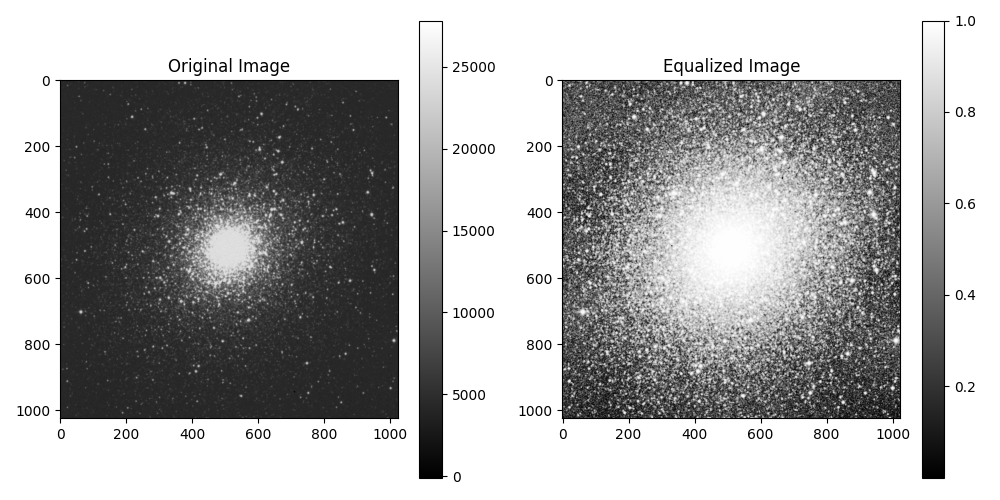

This figure's Python source:
from astropy.io import fits
import matplotlib.pyplot as plt
from skimage import exposure

# Open a FITS file
hdulist = fits.open('E:\DS9_Practice_images\M5\m5 dss2 nir.fits')

# Access the data in the primary HDU (Header Data Unit)
data = hdulist[0].data
header = hdulist[0].header

# Close the FITS file
hdulist.close()

# Perform histogram equalization to enhance image contrast
data_equalized = exposure.equalize_hist(data)

# Display the equalized image
plt.figure(figsize=(10, 5))
plt.subplot(1, 2, 1)
plt.imshow(data, cmap='gray')
plt.title('Original Image')
plt.colorbar()

plt.subplot(1, 2, 2)
plt.imshow(data_equalized, cmap='gray')
plt.title('Equalized Image')
plt.colorbar()

plt.tight_layout()
plt.show()
